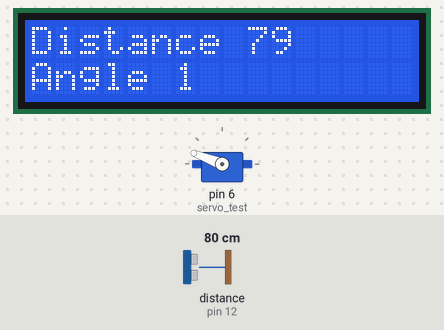
Simulated run of this sketch. Board: Arduino Uno, built with avr-gcc and run on an emulated ATmega328P. On the bench: servo, 16×2 character LCD. Wiring (inferred from the names in the program): ultrasonic range finder: trigger pin 13; echo pin 12. Inputs (shaded band) come from the test bench; at power-on: distance to the obstacle (sensor on pin 12) 80 cm. The echo pulse lasts 58.3 µs per cm.

Above: at 3.18 s.
At 10.99 s:
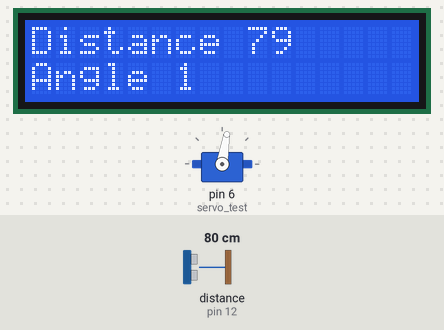
At 19.1 s:
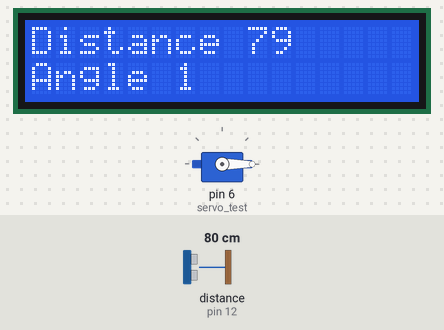
At 39.3 s:
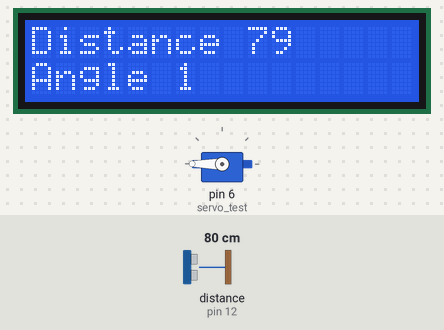
Timing chart, 0 to 40.0 s (numbered marks = the images above):
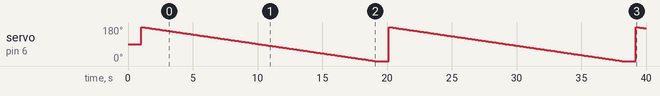

The sketch:

ultra_object_finding_servo.ino
```cpp
#include<Servo.h>
#include <LiquidCrystal.h>
LiquidCrystal LCD(11,10,9,2,3,4,5);

#define trigPin 13
#define echoPin 12
Servo servo_test;
int angle = 0;

void setup()
{
  servo_test.attach(6);
  pinMode(trigPin, OUTPUT);
  pinMode(echoPin, INPUT);

  LCD.begin(16,2); // lcd command to display
  LCD.setCursor(0,0);  //Set LCD cursor
  LCD.print("Distance");
}

void loop() {
  long duration, distance;
  int c,location = 1;
  long disminimum, disarray[180];
  for(angle = 0; angle < 180; angle += 1)    // move servo by 1 degree
  {
   servo_test.write(angle);
  digitalWrite(trigPin, LOW);
  delayMicroseconds(100);
  digitalWrite(trigPin, HIGH);
  delayMicroseconds(10);
  digitalWrite(trigPin, LOW);
  duration = pulseIn(echoPin, HIGH);
  distance = (duration/2) / 29.1;
  disarray[angle] = distance;
  }
   disminimum = disarray[0];
   for (c = 1; c < 180; c++)
   {
      if (disarray[c] < disminimum)
      {
        disminimum = disarray[c];
        location = c+1;

        }

    }
    /*Serial.println("the object is at distance");
    Serial.println(disminimum);
    Serial.println("at location");
    Serial.println(location);*/
LCD.setCursor(9,0);
LCD.print("            ");
LCD.setCursor(9,0);
LCD.print(disminimum);
LCD.setCursor(0,1);
LCD.print("Angle");
LCD.setCursor(6,1);
LCD.print(location);


   for(angle = 180; angle>=0; angle = angle-1)     // command to move from 180 degrees to 0 degrees
  {
    servo_test.write(angle);
    delay(100);
  }


}
```
